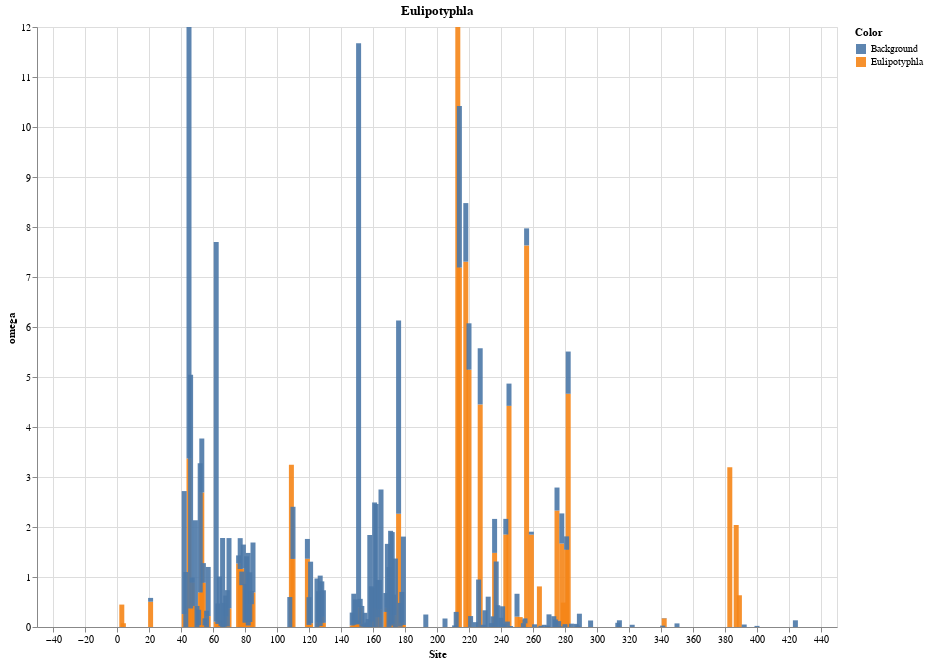

The notebook cell this image was saved under:
### Code cell
source = result
print("BDNF_Recombinants_RELAX_" + Label + ".png")

order = ["Background", Label]
#order = [Label, "Background"]

# Test set plot
line1 = alt.Chart(source).mark_bar(opacity=0.9).encode(
    x='Site',
    y=alt.Y('omega', scale=alt.Scale(domain=(0, 12), clamp=True)),
    color=alt.Color('Color', sort=order),
).properties(
    width=800,
    height=600,
    title=Label)

line1

### Figure 1 — Vega-Lite specification as saved in the notebook (floating-point values rounded to 4 significant figures; data arrays with more than 128 entries replaced by an {"elided": "..."} marker saying what was removed)
{"config": {"view": {"continuousWidth": 400, "continuousHeight": 300}}, "data": {"name": "data-9be749e0feeb5361589c1c86bfa39fc7"}, "mark": {"type": "bar", "opacity": 0.9}, "encoding": {"color": {"type": "nominal", "field": "Color", "sort": ["Background", "Eulipotyphla"]}, "x": {"type": "quantitative", "field": "Site"}, "y": {"type": "quantitative", "field": "omega", "scale": {"clamp": true, "domain": [0, 12]}}}, "height": 600, "title": "Eulipotyphla", "width": 800, "$schema": "https://vega.github.io/schema/vega-lite/v4.8.1.json", "datasets": {"data-9be749e0feeb5361589c1c86bfa39fc7": {"elided": "898 records"}}}
